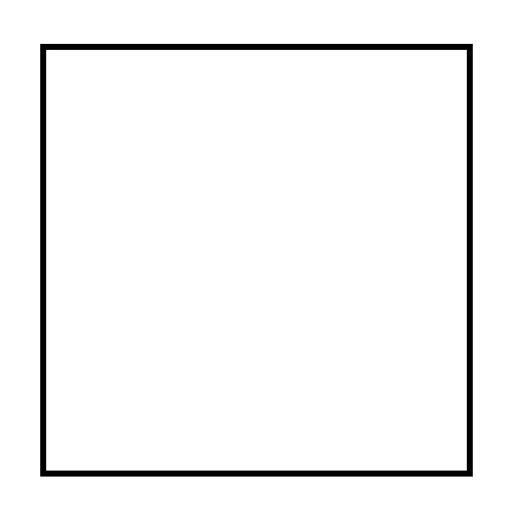
#> input picture Sem 1/CVIP/LABS/LAB5/square.jpg, 512 x 512 px
$ jupyter execute square.ipynb
#> lines starting #> are read from the running program, lines starting #| are printed output that depends on the picture
[cell 1]
import numpy as np
import cv2
from matplotlib import pyplot as plt
import ipywidgets as widgets
import time

[cell 2]
def fftImage(img,rows,cols):
  timg = np.copy(img)
  timg=timg.astype(np.float32)
  for row in range(rows):
    for col in range(cols):
      if (row+col) % 2:
        timg[row][col] = -1 * timg[row][col]
  img_fft = cv2.dft(timg,flags = cv2.DFT_COMPLEX_OUTPUT)
  return img_fft

[cell 3]
img = cv2.imread("square.jpg",0)
#> img is the input picture: shape (512, 512); min 0, max 255, mean 245.1
plt.imshow(img,cmap ="gray");
rows,cols = img.shape[:2]
#> rows = 512; cols = 512
fft_img = fftImage(img,rows,cols)
#> after the loop in fftImage, `for row in range(rows):`:
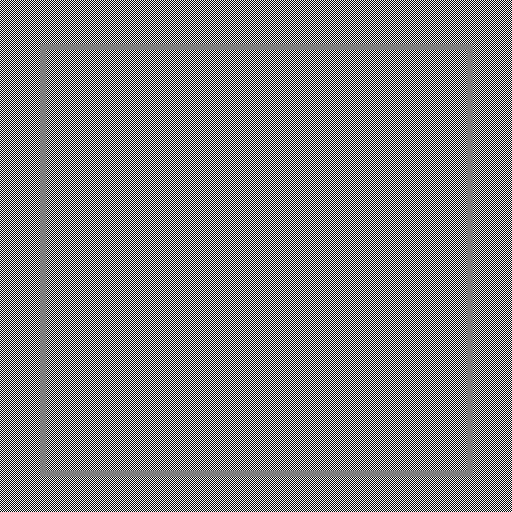
#> timg: shape (512, 512) float32; min -255, max 255, mean 0; drawn with min black and max white
#fft_img = np.fft.fftshift(fft_img)
dft = np.log(cv2.magnitude(fft_img[:,:,0],fft_img[:,:,1]))
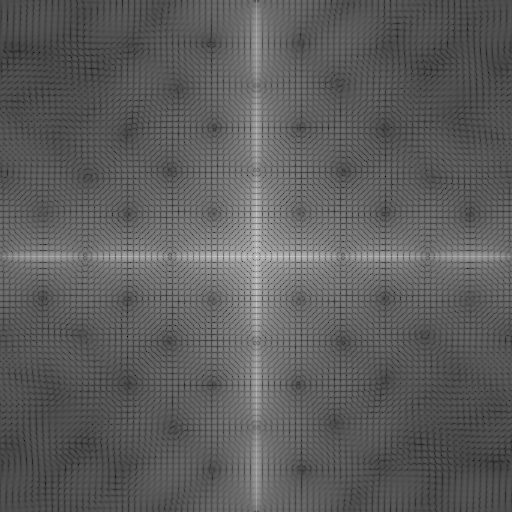
#> dft: shape (512, 512) float32; min -1.39, max 17.98, mean 5.68; drawn with min black and max white

[cell 4]
plt.imshow(dft,cmap="gray")

[cell 5]
fft_img[0:(int)(rows/2),0:(int)(cols/2)] = 100 * fft_img[0:(int)(rows/2),0:(int)(cols/2)]
dft = np.log(cv2.magnitude(fft_img[:,:,0],fft_img[:,:,1]))
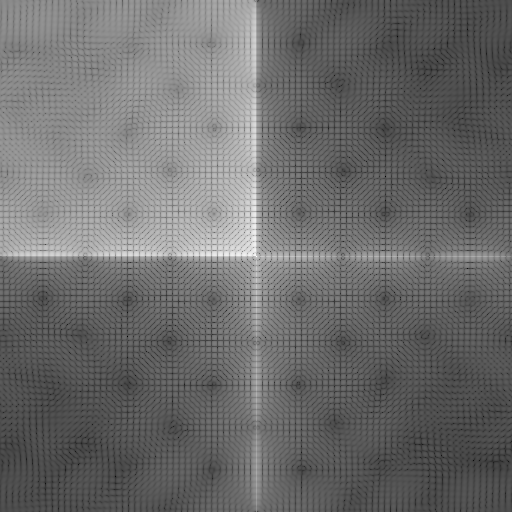
#> dft: shape (512, 512) float32; min -1.39, max 17.98, mean 6.83; drawn with min black and max white
plt.imshow(dft,cmap="gray")

[cell 6]
ift_img = cv2.idft(fft_img)
ift_img = cv2.magnitude(ift_img[:,:,0],ift_img[:,:,1])
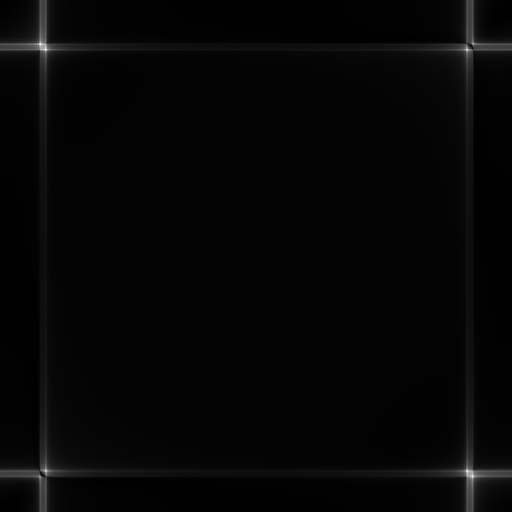
#> ift_img: shape (512, 512) float32; min 567208.8, max 5.63e+09, mean 133404288; drawn with min black and max white
plt.imshow(ift_img,cmap="gray")
